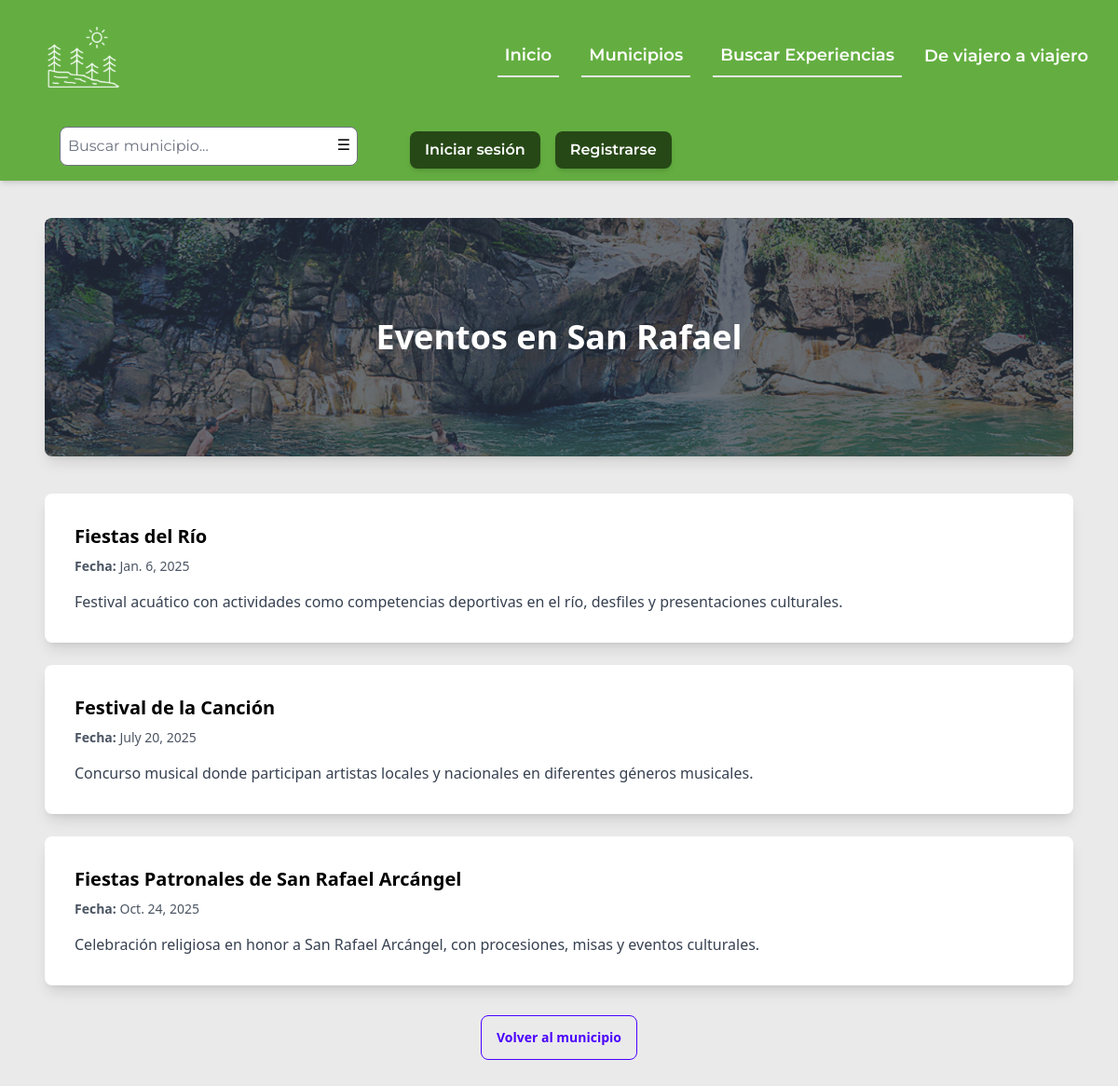
The page /municipalities/5/events/ on the database its author committed.
### destination/models.py (models this page shows, shortened)
class Municipality(models.Model):
    LOCATION_CHOICES = [
        ('Valle de Aburrá', 'Valle de Aburrá'),
        ('Oriente Antioqueño', 'Oriente Antioqueño'),
        ('Suroeste Antioqueño', 'Suroeste Antioqueño'),
        ('Occidente Antioqueño', 'Occidente Antioqueño'),
        ('Nordeste Antioqueño', 'Nordeste Antioqueño'),
        ('Norte Antioqueño', 'Norte Antioqueño'),
        ('Magdalena Medio Antioqueño', 'Magdalena Medio Antioqueño'),
        ('Bajo Cauca Antioqueño', 'Bajo Cauca Antioqueño'),
        ('Urabá Antioqueño', 'Urabá Antioqueño'),
    ]
    name = models.CharField(max_length=100, unique=True)
    description = models.TextField()
    categories = models.ManyToManyField(Category, related_name="municipalities")
    location = models.CharField(max_length=50, choices=LOCATION_CHOICES)
    image = models.ImageField(upload_to='destination/municipalities/', null=True, blank=True)

class Event(models.Model):
    municipality = models.ForeignKey(Municipality, on_delete=models.CASCADE, related_name="events")
    name = models.CharField(max_length=255)
    date = models.DateField()
    location = models.CharField(max_length=255)
    description = models.TextField(blank=True, null=True)
    event_type = models.CharField(max_length=100)

### destination/views.py (the view)
# urls.py: path('municipalities/<int:municipality_id>/events/', views.event_calendar, name='municipality_events'),
def event_calendar(request, municipality_id):
    municipality = get_object_or_404(Municipality, id=municipality_id)
    events = municipality.events.all().order_by("date")  # Order events by date
    return render(request, "municipality_events.html", {"municipality": municipality, "events": events})

### destination/context_processors.py (called while the page is built)
def common_data(request):
    categories = Category.objects.all()
    locations = Municipality.objects.values_list('location', flat=True).distinct()
    return {
        'categories': categories,
        'locations': locations,
    }

### destination/templates/municipality_events.html (shortened to what this page needs)
{% extends 'base.html'%}
{% block content %}
<div class="max-w-6xl mx-auto px-6 py-10">
    <div class="hero h-64 rounded-lg shadow-lg overflow-hidden" style="background-image: url('{{ municipality.image.url }}');">
        <div class="hero-overlay bg-opacity-70"></div>
        <div class="hero-content text-center text-white">
            <h1 class="text-4xl font-bold">Eventos en {{ municipality.name }}</h1>
        </div>
    </div>
    <div class="mt-10">
        {% if events %}
            <div class="grid grid-cols-1 md:grid-cols-2 lg:grid-cols-2 gap-6">
                {% for event in events %}
                <div class="card bg-white shadow-lg rounded-lg overflow-hidden">
                    <div class="card-body">
                        <h2 class="card-title text-xl font-bold">{{ event.name }}</h2>
                        <p class="text-gray-600 text-sm"><strong>Fecha:</strong> {{ event.date }}</p>
                        <p class="text-gray-700 mt-2">{{ event.description }}</p>
                    </div>
                </div>
                {% endfor %}
            </div>
        {% else %}
            <div class="flex flex-col items-center text-center mt-10">
                <img src="" alt="No Events" class="w-64">
                <p class="text-gray-500 text-lg mt-4">No se encontraron eventos para este municipio.</p>
            </div>
        {% endif %}
    </div>
    <div class="mt-8 text-center">
        <a href="{% url 'municipality_detail' municipality.id %}" class="btn btn-outline btn-primary">Volver al municipio</a>
    </div>
</div>
{% endblock %}

### rows shown on the page
Municipality: image (picture), name "San Rafael"
Event: name "Fiestas del Río", date "Jan. 6, 2025", description "Festival acuático con actividades como competencias deportivas en el río, desfiles y presentaciones culturales."
Event: name "Festival de la Canción", date "July 20, 2025", description "Concurso musical donde participan artistas locales y nacionales en diferentes géneros musicales."
Event: name "Fiestas Patronales de San Rafael Arcángel", date "Oct. 24, 2025", description "Celebración religiosa en honor a San Rafael Arcángel, con procesiones, misas y eventos culturales."
